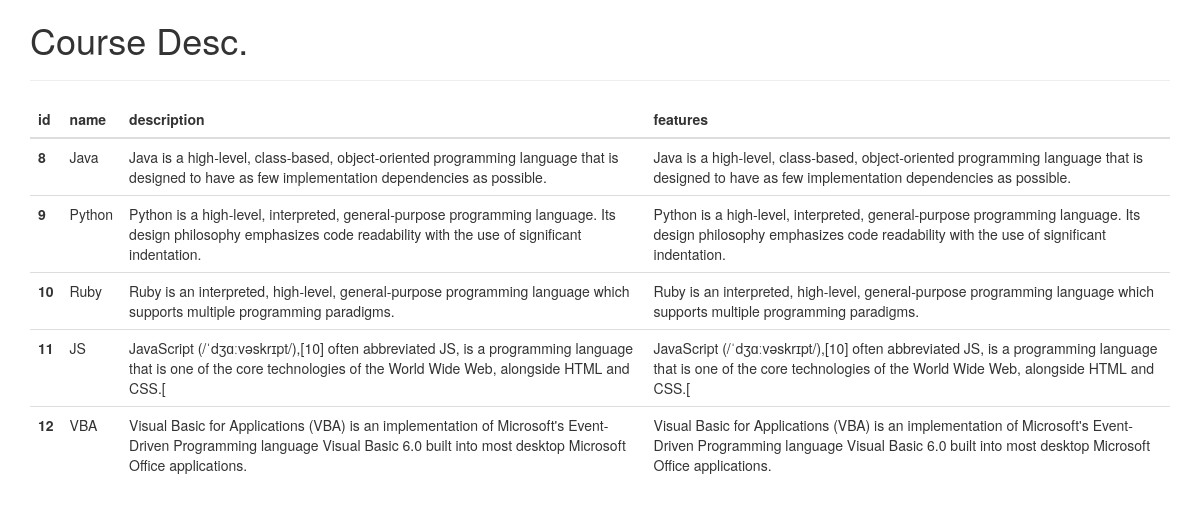
The page /course_description/ on the database its author committed.
### courses/models.py (models this page shows, shortened)
class course(models.Model):
    name = models.CharField(max_length=100)
    description = models.TextField(max_length=250)
    features = models.TextField()

### courses/views.py (the view)
# urls.py: path('course_description/', views.course_description, name = 'course_description'),
def course_description(request):
    courses = course.objects.all()
    context = {
        'courses': courses
    }
    return render(request, 'courses/course_description.html', context)

### courses/templates/courses/course_description.html (shortened to what this page needs)
<!DOCTYPE html>
<html lang="en">
<head>
    <link rel="stylesheet" href="https://cdn.jsdelivr.net/npm/bootstrap@3.3.7/dist/css/bootstrap.min.css">
</head>
<body>
    <div class="container">
        <h1>Course Desc.</h1>
        <hr>
        <table class="table">
            <thead>
              <tr>
                  <th scope="col">id</th>
                <th scope="col">name</th>
                <th scope="col">description</th>
                <th scope="col">features</th>
              </tr>
            </thead>
            <tbody>
                {% for c in courses %}
              <tr>
                <th scope="row">{{c.id}}</th>
                <td>{{c.name}}</td>
                <td>{{c.description}}</td>
                <td>{{c.features}}</td>
              </tr>
              {% endfor %}
            </tbody>
          </table>
    </div>
</body>
</html>

### rows shown on the page
course: id "8", name "Java", description "Java is a high-level, class-based, object-oriented programming language that is designed to have as few implementation dependencies as possible.", features "Java is a high-level, class-based, object-oriented programming language that is designed to have as few implementation dependencies as possible."
course: id "9", name "Python", description "Python is a high-level, interpreted, general-purpose programming language. Its design philosophy emphasizes code readability with the use of significant indentation.", features "Python is a high-level, interpreted, general-purpose programming language. Its design philosophy emphasizes code readability with the use of significant indentation."
course: id "10", name "Ruby", description "Ruby is an interpreted, high-level, general-purpose programming language which supports multiple programming paradigms.", features "Ruby is an interpreted, high-level, general-purpose programming language which supports multiple programming paradigms."
course: id "11", name "JS", description "JavaScript (/ˈdʒɑːvəskrɪpt/),[10] often abbreviated JS, is a programming language that is one of the core technologies of the World Wide Web, alongside HTML and CSS.[", features "JavaScript (/ˈdʒɑːvəskrɪpt/),[10] often abbreviated JS, is a programming language that is one of the core technologies of the World Wide Web, alongside HTML and CSS.["
course: id "12", name "VBA", description "Visual Basic for Applications (VBA) is an implementation of Microsoft's Event-Driven Programming language Visual Basic 6.0 built into most desktop Microsoft Office applications.", features "Visual Basic for Applications (VBA) is an implementation of Microsoft's Event-Driven Programming language Visual Basic 6.0 built into most desktop Microsoft Office applications."
